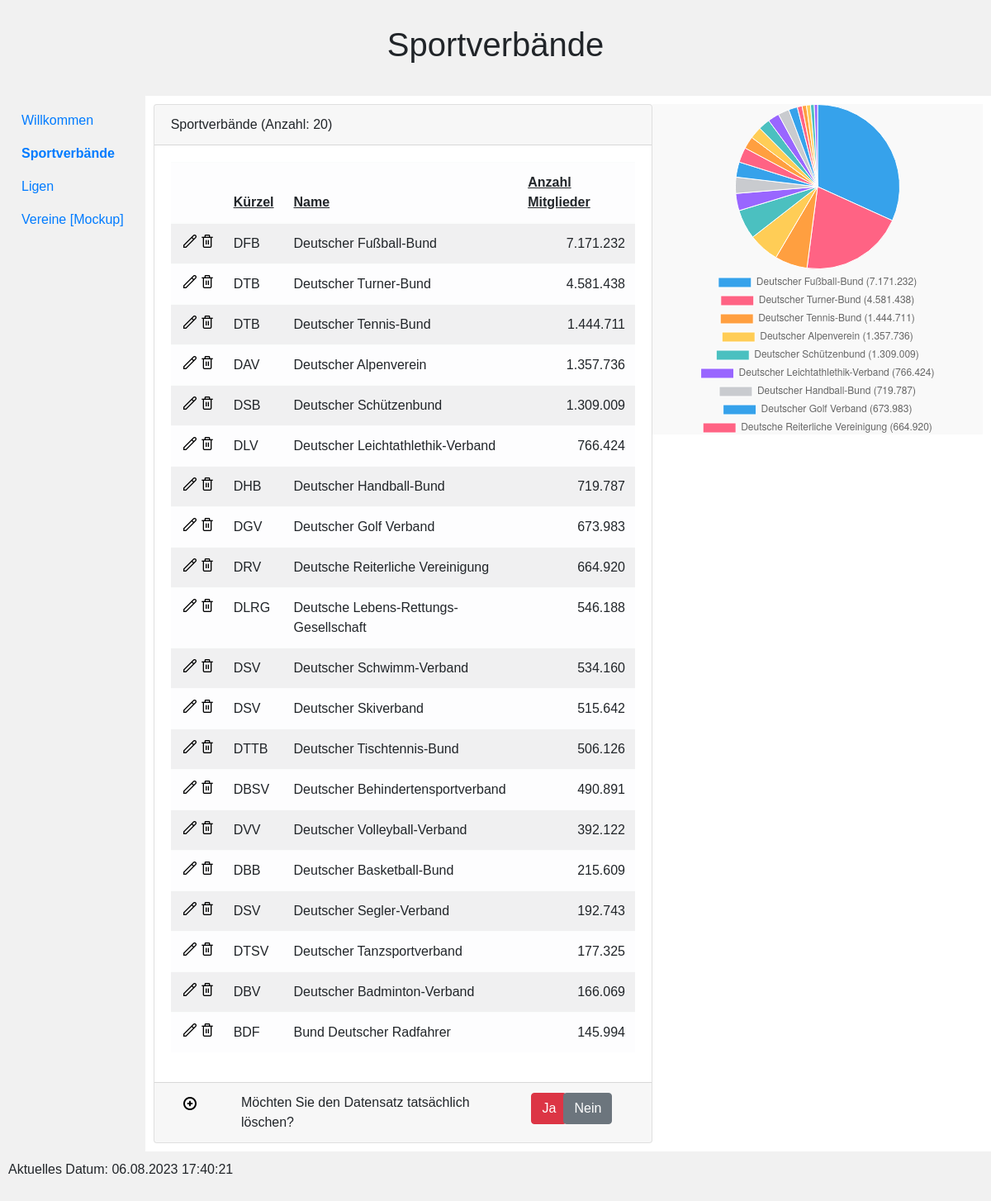
The page /sportverbaende_index.php on the database its author committed.
### tables this page shows
CREATE TABLE		IF NOT EXISTS
					Sportverbaende (
                    	ID					INT					NOT NULL	AUTO_INCREMENT
                        , ShortCut			VARCHAR (50)		NOT NULL
                        , Name				VARCHAR (255)		NOT NULL
                        , NumberOfMembers	INT					NULL
                    	, PRIMARY KEY		(ID)
                    );

### sportverbaende_overview.php (the view)
<?php
    include('./include/content.inc.php');
	$sqlCommand = "SELECT ID, ShortCut, Name, NumberOfMembers FROM sportverbaende";
	$tableRows = "";
	$chartLabels = "";
	$chartData = "";
	foreach ($dbContext->query($sqlCommand) as $row) {
		$tableRows .= "<tr>
						<td class=\"tableCell_Icon\">
							<form action=\"./sportverbaende_controller.php?ID=".$row['ID']."\" method=\"post\">
								<input type=\"image\" src=\"./icon/Edit.png\" class=\"listIcon\" title=\"Bearbeiten\" name=\"command\" value=\"edit\" />
								<input type=\"image\" src=\"./icon/Delete.png\" class=\"listIcon\" title=\"Löschen\" name=\"command\" value=\"delete\" />
							</form>
						</td>
						<td class=\"tableCell_Text\">".$row['ShortCut']."</td>
						<td class=\"tableCell_Text\">".$row['Name']."</td>
						<td class=\"tableCell_Number\">".number_format($row['NumberOfMembers'], 0, '', '.')."</td>
					</tr>";
		$chartLabels .=  "'".$row['Name']." (".number_format($row['NumberOfMembers'], 0, '', '.').")', ";
		$chartData .=  "'".$row['NumberOfMembers']."',";
	}
	$chartLabels = substr ($chartLabels, 0, strlen ($chartLabels) - 2);
	$chartData = substr ($chartData, 0, strlen ($chartData) - 1);
?>
<div class="overview">
    <div class="overviewContent">
        <div class="card">
            <div class="card-header">
                Sportverbände (Anzahl:
                <?php
                    $sqlCommand = $dbContext->query("SELECT COUNT(*) FROM sportverbaende");
                    $countSportverbaende = $sqlCommand->fetchColumn(0);
                    echo $countSportverbaende;
                ?>)
            </div>
            <div class="card-body">
                <table class="table table-light table-striped table-hover">
                    <thead>
                        <tr><th></th><th><u>Kürzel</u></th><th><u>Name</u></th><th><u>Anzahl Mitglieder</u></th></tr>
                    </thead>
                    <tbody>
                        <?php echo $tableRows;?>
                    </tbody>
                </table>
            </div>
            <div class="card-footer">
                <div class="container">
                    <div class="row">
                        <div class="col-1">
                            <a href="./sportverbaende_create.php"><img class="listIcon" src="./icon/Create.png" title="Anlegen"></a>
                        </div>
                        <div class="container col-10 visible">
                            <div class="row">
                                <div class="col-9">Möchten Sie den Datensatz tatsächlich löschen?</div>
                                <div class="col-1"><button class="btn btn-danger">Ja</button></div>
                                <div class="col-1"><button class="btn btn-secondary">Nein</button></div>
                            </div>
                        </div>
                    </div>
                </div>
            </div>
        </div>
    </div>
    <div class="overviewPlugin">
        <div class="chartjs-size-monitor-shrink">
            <canvas id="myChart" class="chartjs-render-monitor" width="380px" height="600px" style="background: rgb(249, 249, 249); display: block; width: 400px; height: 600px; display: block; box-sizing: border-box;"></canvas>
        </div>
	    <script>
            const ctx = document.getElementById('myChart');
            new Chart(ctx, {
                type: 'pie',
                data: {
	                labels: [<?php echo $chartLabels; ?>],
	                datasets: [{
	                    label: 'Anzahl Mitglieder',
	                    data: [<?php echo $chartData; ?>],
        	            borderWidth: 1
	                }]
                }
                , options: {
                    plugins: {
                        legend: {
                            position: 'bottom'
                        }
                    }
                }
            });
        </script>
    </div>
</div>

### sportverbaende_index.php (shortened to what this page needs)
<!DOCTYPE html>
<html lang="de">
	<head>
		<link rel="stylesheet" href="https://stackpath.bootstrapcdn.com/bootstrap/4.4.1/css/bootstrap.min.css">
		<link rel="stylesheet" href="./css/layout.css">
	</head>
	<body>
		<div class="grid-container">
  			<div class="header">
    			<h1>Sportverbände</h1>
  			</div>
  			<div class="navigation">
			  <?php include('./include/navigation.inc.php');?>
			</div>
			<div class="content">
			  	<?php include('./sportverbaende_overview.php');?>
			</div>
	  		<div class="footer">
				<p>Aktuelles Datum: <?php echo date("d.m.Y H:i:s");?></p>
		  	</div>
		</div>
	</body>
</html>

### include/navigation.inc.php
<ul class="nav flex-column">
    <li class="nav-item">
        <a ID="navToWilkommen" class="nav-link" href="./index.php">Willkommen</a>
    </li>
    <li class="nav-item">
    <a ID="navToSportverbaende" class="nav-link navItemUnselected" href="./sportverbaende_index.php">Sportverbände</a>
    </li>
    <li class="nav-item">
        <a ID="navToLigen" class="nav-link navItemUnselected" href="./ligen_index.php">Ligen</a>
    </li>
    <li class="nav-item">
    <a ID="navToVereine" class="nav-link navItemUnselected" href="./vereine_index.php">Vereine [Mockup]</a>
    </li>
</ul>

### css/layout.css (style rules this page uses)
* { box-sizing: border-box; }
.visible { display: block; }
body { font-family: Arial, Helvetica, sans-serif; }
.header { grid-area: header; background-color: #f1f1f1; padding: 30px; text-align: center; font-size: 35px; }
.grid-container { display: grid; grid-template-areas: 'header header header header header header' 'navigation content content content content content' 'footer footer footer footer footer footer'; }
.navigation, .content { padding: 10px; }
.navigation { grid-area: navigation; background-color: #f1f1f1; }
.content { grid-area: content; }
.footer { grid-area: footer; background-color: #f1f1f1; padding: 10px; text-align: left; }
.navItemSelected { font-weight: bold; }
.navItemUnselected { font-weight: normal; }
.listIcon { width:1em; height:1em; }
.tableCell_Icon { width:4em; text-align:right; }
.tableCell_Text { text-align:left; }
.tableCell_Number { text-align:right; }
.overview { display:grid; grid-template-rows:1; grid-template-columns:4; grid-template-areas: "overviewContent overviewContent overviewContent overviewPlugin"; }
.overviewContent { grid-area:overviewContent; }
.overviewPlugin { grid-area:overviewPlugin; }

### rows shown on the page
sportverbaende: ShortCut "DFB", Name "Deutscher Fußball-Bund", NumberOfMembers "7.171.232"
sportverbaende: ShortCut "DTB", Name "Deutscher Turner-Bund", NumberOfMembers "4.581.438"
sportverbaende: ShortCut "DTB", Name "Deutscher Tennis-Bund", NumberOfMembers "1.444.711"
sportverbaende: ShortCut "DAV", Name "Deutscher Alpenverein", NumberOfMembers "1.357.736"
sportverbaende: ShortCut "DSB", Name "Deutscher Schützenbund", NumberOfMembers "1.309.009"
sportverbaende: ShortCut "DLV", Name "Deutscher Leichtathlethik-Verband", NumberOfMembers "766.424"
sportverbaende: ShortCut "DHB", Name "Deutscher Handball-Bund", NumberOfMembers "719.787"
sportverbaende: ShortCut "DGV", Name "Deutscher Golf Verband", NumberOfMembers "673.983"
sportverbaende: ShortCut "DRV", Name "Deutsche Reiterliche Vereinigung", NumberOfMembers "664.920"
sportverbaende: ShortCut "DLRG", Name "Deutsche Lebens-Rettungs-Gesellschaft", NumberOfMembers "546.188"
sportverbaende: ShortCut "DSV", Name "Deutscher Schwimm-Verband", NumberOfMembers "534.160"
sportverbaende: ShortCut "DSV", Name "Deutscher Skiverband", NumberOfMembers "515.642"
sportverbaende: ShortCut "DTTB", Name "Deutscher Tischtennis-Bund", NumberOfMembers "506.126"
sportverbaende: ShortCut "DBSV", Name "Deutscher Behindertensportverband", NumberOfMembers "490.891"
sportverbaende: ShortCut "DVV", Name "Deutscher Volleyball-Verband", NumberOfMembers "392.122"
sportverbaende: ShortCut "DBB", Name "Deutscher Basketball-Bund", NumberOfMembers "215.609"
sportverbaende: ShortCut "DSV", Name "Deutscher Segler-Verband", NumberOfMembers "192.743"
sportverbaende: ShortCut "DTSV", Name "Deutscher Tanzsportverband", NumberOfMembers "177.325"
sportverbaende: ShortCut "DBV", Name "Deutscher Badminton-Verband", NumberOfMembers "166.069"
sportverbaende: ShortCut "BDF", Name "Bund Deutscher Radfahrer", NumberOfMembers "145.994"

### other values the page prints
$countSportverbaende "20"
chart data {{ $chartData }} '7171232','4581438','1444711','1357736','1309009','766424','719787','673983','664920','546188','534160','515642','506126','490891','392122','215609','192743','177325','166069','145994'
